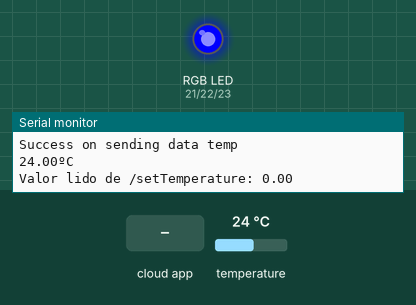
Simulated run of this program. Board: ESP32. Parts: an RGB LED mixed from three pins (HIGH = lit), the last lines printed to the serial monitor. Inputs (shaded band) come from the test bench; at power-on: temperature 24 °C. WiFi joins after 1.5 s; servers stay silent unless stated; the Firebase database answers and starts empty; not simulated (calls return 0 or success): secrets.h.

Above: at 2.7 s.
2.8 s: the phone or cloud app sets setTemperature to 25
At 4.4 s:
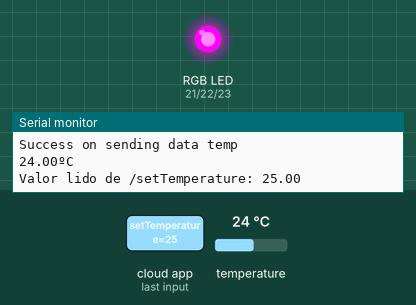
5.1 s: the phone or cloud app sets setTemperature to 50
At 6.9 s:
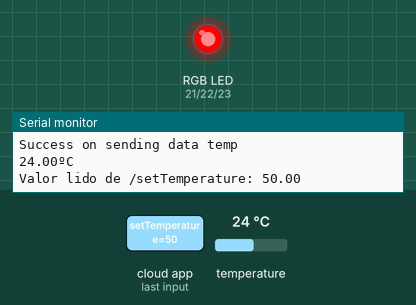
7.2 s: the phone or cloud app sets setTemperature to 0
At 8.7 s:
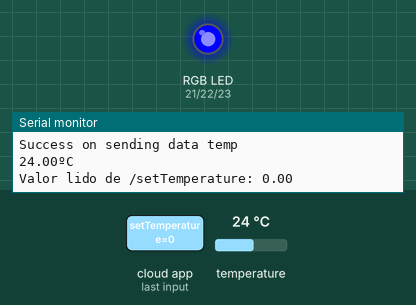
9.4 s: the phone or cloud app sets setTemperature to 100
At 10.3 s:
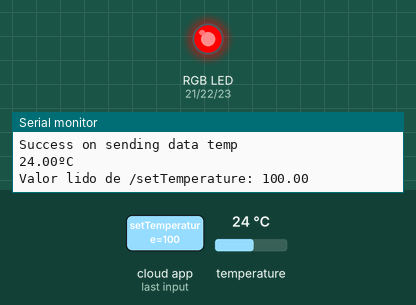
Timing chart, 0 to 12.4 s (numbered marks = the images above; inputs shaded):
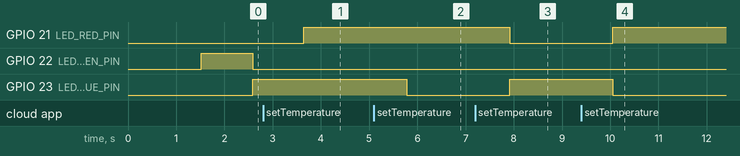

The program:

main.cpp
```cpp
#include <Arduino.h>
#include <WiFi.h>
#include <FirebaseESP32.h>
#include <secrets.h>
#include <OneWire.h>
#include <DallasTemperature.h>
#include <freertos/semphr.h>
/*
Create secretes.h with the following structure:

#define WIFI_SSID <WIFI_SSID>
#define WIFI_PASSWORD <WIFI_PASSWORD>
#define DATABASE_URL <DATABASE_URL>
#define DATABASE_SECRET <DATABASE_SECRET>

*/

// Provide the RTDB payload printing info and other helper functions.
#include <addons/RTDBHelper.h>

// LED RGB PINS
#define LED_RED_PIN    21
#define LED_GREEN_PIN  22
#define LED_BLUE_PIN   23

/* FireBase Config vars */
FirebaseData fbdo;
FirebaseAuth auth;
FirebaseConfig config;

// Temperature PIN
const int oneWireBus = 4;
OneWire oneWire(oneWireBus);
DallasTemperature sensors(&oneWire); // Pass our oneWire reference to Dallas Temperature sensor

// Semaphore
SemaphoreHandle_t firebaseMutex;

void setColorRGB(bool r, bool g, bool b) {
  digitalWrite(LED_RED_PIN, r);
  digitalWrite(LED_GREEN_PIN, g);
  digitalWrite(LED_BLUE_PIN, b);
}

void TaskTemperature(void *pvParameters){
    while (true){
      if (xSemaphoreTake(firebaseMutex, portMAX_DELAY)) {
        sensors.requestTemperatures();
        float temperatureC = sensors.getTempCByIndex(0);

        if (Firebase.setFloat(fbdo, "/temperature", temperatureC)){
          Serial.println("Success on sending data temp");
        } else {
          Serial.println("Fail on sending data temp");
        }

        Serial.print(temperatureC);
        Serial.println("ºC");

        xSemaphoreGive(firebaseMutex);
      }
      vTaskDelay(100 / portTICK_PERIOD_MS);
    }
}

void TaskReceiveTemperature(void *pvParameters){
  while (true){
    if (xSemaphoreTake(firebaseMutex, portMAX_DELAY)) {

      if (Firebase.getFloat(fbdo, "/setTemperature")) {
        float setTemp = fbdo.to<float>();
        Serial.print("Valor lido de /setTemperature: ");
        Serial.println(setTemp);

        // RGB LED color control
        if (setTemp >= 0 && setTemp < 12.5) {
          // Blue
          setColorRGB(LOW, LOW, HIGH);
        } else if (setTemp >= 12.5 && setTemp < 37.5) {
          // Pink (Red + Blue)
          setColorRGB(HIGH, LOW, HIGH);
        } else {
          // Red
          setColorRGB(HIGH, LOW, LOW);
        }
      } else {
        Serial.print("Erro ao ler /setTemperature: ");
        Serial.println(fbdo.errorReason());
      }

      xSemaphoreGive(firebaseMutex);

    }
    vTaskDelay(500 / portTICK_PERIOD_MS); // aguarda 500ms antes de ler de novo
  }
}


void setup()
{
  Serial.begin(115200);


  WiFi.begin(WIFI_SSID, WIFI_PASSWORD);
  Serial.print("Connecting to Wi-Fi");
  while (WiFi.status() != WL_CONNECTED)
  {
      Serial.print(".");
      delay(300);
  }
  Serial.println();
  Serial.print("Connected with IP: ");
  Serial.println(WiFi.localIP());
  Serial.println();

  Serial.printf("Firebase Client v%s\n\n", FIREBASE_CLIENT_VERSION);


  /* Assign the database URL and database secret(required) */
  config.database_url = DATABASE_URL;
  config.signer.tokens.legacy_token = DATABASE_SECRET;

  // Comment or pass false value when WiFi reconnection will control by your code or third party library e.g. WiFiManager
  Firebase.reconnectNetwork(true);

  // Since v4.4.x, BearSSL engine was used, the SSL buffer need to be set.
  // Large data transmission may require larger RX buffer, otherwise connection issue or data read time out can be occurred.
  fbdo.setBSSLBufferSize(4096 /* Rx buffer size in bytes from 512 - 16384 */, 1024 /* Tx buffer size in bytes from 512 - 16384 */);

  /* Initialize the library with the Firebase authen and config */
  Firebase.begin(&config, &auth);

  /* Initialize Temperature sensor */
  sensors.begin();

  /* Initialize Samaphore */
  firebaseMutex = xSemaphoreCreateMutex();

  /* Initialialize RGB Led*/
  pinMode(LED_RED_PIN, OUTPUT);
  pinMode(LED_GREEN_PIN, OUTPUT);
  pinMode(LED_BLUE_PIN, OUTPUT);
  setColorRGB(LOW, HIGH, LOW); // Set green light on initialize


  xTaskCreatePinnedToCore(
      TaskTemperature,
      "TaskTemperature",
      8192,
      NULL,
      1,
      NULL,
      1
  );

  xTaskCreatePinnedToCore(
      TaskReceiveTemperature,
      "TaskReceiveTemperature",
      8192,
      NULL,
      1,
      NULL,
      1
  );
}

void loop() {}
```

Measured:
- after the input at 2.8 s, GPIO 21 (LED_RED_PIN): LOW → HIGH after 0.85 s
- after the input at 5.1 s, GPIO 23 (LED_BLUE_PIN): HIGH → LOW after 0.68 s
- after the input at 7.2 s, GPIO 21 (LED_RED_PIN): HIGH → LOW after 0.71 s; GPIO 23 (LED_BLUE_PIN): LOW → HIGH after 0.71 s
- after the input at 9.4 s, GPIO 21 (LED_RED_PIN): LOW → HIGH after 0.65 s; GPIO 23 (LED_BLUE_PIN): HIGH → LOW after 0.65 s
